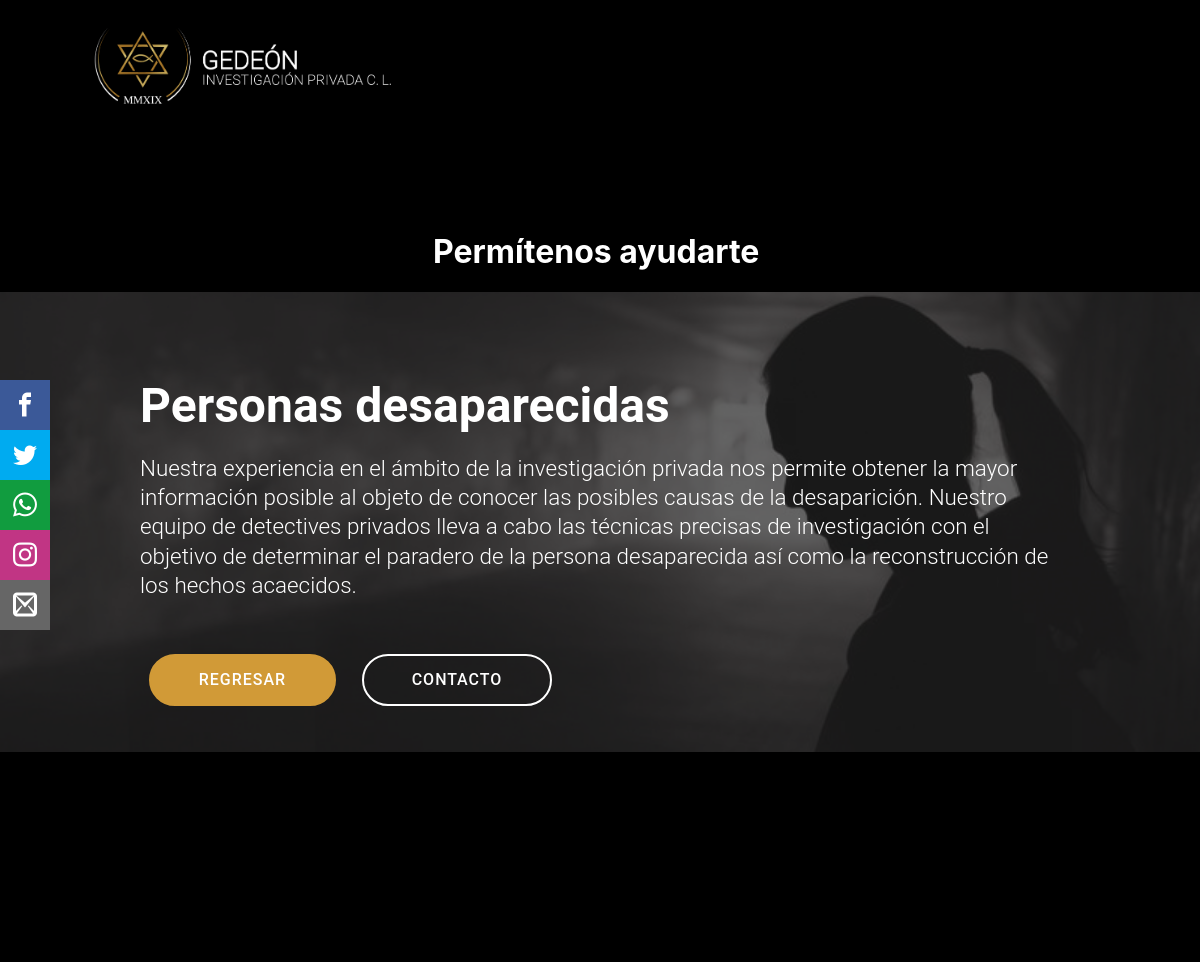
/controller/servicios.php?nombre=desapariciones, run on the app's committed database.
### tables this page shows
CREATE TABLE `recursos` (
  `recid` int(11) NOT NULL,
  `recnombre` varchar(50) DEFAULT NULL,
  `recdescripcion` text,
  `recestado` varchar(2) DEFAULT NULL,
  `tipo_recurso_trecid` int(11) NOT NULL
);

### controller/servicios.php (the view, shortened to what this page needs)
<?php
	$usuario = "gedeonAdmin";
	$password = "Gedeon5erver.";
	$servidor = "160.153.53.37";
        $servicio = $_REQUEST["nombre"];
	$conexion = mysqli_connect( $servidor, $usuario, $password ) or die ("No se ha podido conectar al servidor de Base de datos");
	$consulta = "SELECT * FROM recursos WHERE recnombre ='$servicio'";
	$resultado = mysqli_query( $conexion, $consulta ) or die ( "Algo ha ido mal en la consulta a la base de datos");
	while ($columna = mysqli_fetch_array( $resultado ))
	{
		echo  $columna['recdescripcion'] ;
		require_once '../views/footer_content.php';
	}
?>

### views/footer_content.php (shortened to what this page needs)
<section class="footer3 cid-rCah7OWi5z mbr-reveal" id="footer" style="background-color: #000000">
           <div class="container">
               <div class="media-container-row content">
                   <div class="col-md-5 col-sm-4">
                       <div class="mb-3 img-logo">
                       </div>
                   </div>
                   <div class="footer-lower">
                       <div class="media-container-row">
                           <div class="col-sm-12">
                               <hr>
                           </div>
                       </div>
                       <div class="media-container-row">
                           <div class="col-sm-12 copyright">
                           </div>
                       </div>
                   </div>
               </div>
       </section>

### assets/theme/css/style.css (style rules this page uses)
section { background-color: #eeeeee; }
section, .container, .container-fluid { position: relative; word-wrap: break-word; }
a { font-style: normal; font-weight: 400; cursor: pointer; }
a, a:hover { text-decoration: none; }
body { color: #232323; }
h1, h2, h3, h4, h5, h6, .h1, .h2, .h3, .h4, .h5, .h6, .display-1, .display-2, .display-3, .display-4 { line-height: 1; word-break: break-word; word-wrap: break-word; }
b, strong { font-weight: bold; }
body { position: relative; }
section { background-position: 50% 50%; background-repeat: no-repeat; background-size: cover; }
.mbr-white { color: #ffffff; }
.align-left { text-align: left; }
.align-center { text-align: center; }
.mbr-light { font-weight: 300; }
.mbr-bold { font-weight: 700; }
.media-container-row { display: flex; flex-direction: row; flex-wrap: wrap; justify-content: center; align-content: center; align-items: start; }
.media-container-column { display: flex; flex-direction: column; flex-wrap: wrap; justify-content: center; align-content: center; align-items: stretch; }
.media-container-column > * { width: 100%; }
@media (min-width: 992px) { .media-container-row { flex-wrap: nowrap; } }
.mbr-section-btn { margin-left: -0.25rem; margin-right: -0.25rem; font-size: 0; }
.menu .navbar-brand { display: -webkit-flex; }
.menu .navbar-brand span { display: flex; display: -webkit-flex; }
.menu .navbar-brand .navbar-logo img { display: -webkit-flex; }
.navbar { display: -webkit-flex; -webkit-flex-wrap: wrap; -webkit-align-items: center; -webkit-justify-content: space-between; }
.row { display: -webkit-flex; -webkit-flex-wrap: wrap; }
.justify-content-center { -webkit-justify-content: center; }
html, body { height: auto; min-height: 100vh; }

### assets/social/social.css (style rules this page uses)
* { margin:0; padding: 0; -webkit-box-sizing: border-box; -moz-box-sizing: border-box; box-sizing: border-box; }
.social { position: fixed; left: 1; top: 380px; z-index: 2000; }
.social ul { list-style: none; }
.social ul li a { display: inline-block; color:#fff; background: #000; padding: 13px 13px; text-decoration: none; }
.social ul li .icon-facebook { background:#3b5998; }
.social ul li .icon-twitter { background: #00abf0; }
.social ul li .icon-mail2 { background: #666666; }
.social ul li .icon-instagram { background: #C13584; }
.social ul li .icon-whatsapp { background: #119c3f; }

### data on the page
recursos: recdescripcion (picture), recdescripcion "Permítenos ayudarte Personas desaparecidas Nuestra experiencia en el ámbito de la investigación privada nos permite obtener la mayor información posible al objeto de conocer las posibles causas de la desaparición. Nuestro equipo de detectives privados lleva a cabo las técnicas precisas de investigación con el objetivo de determinar el paradero de la persona desaparecida así como la reconstrucción de los hechos acaecidos. REGRESAR CONTACTO"
